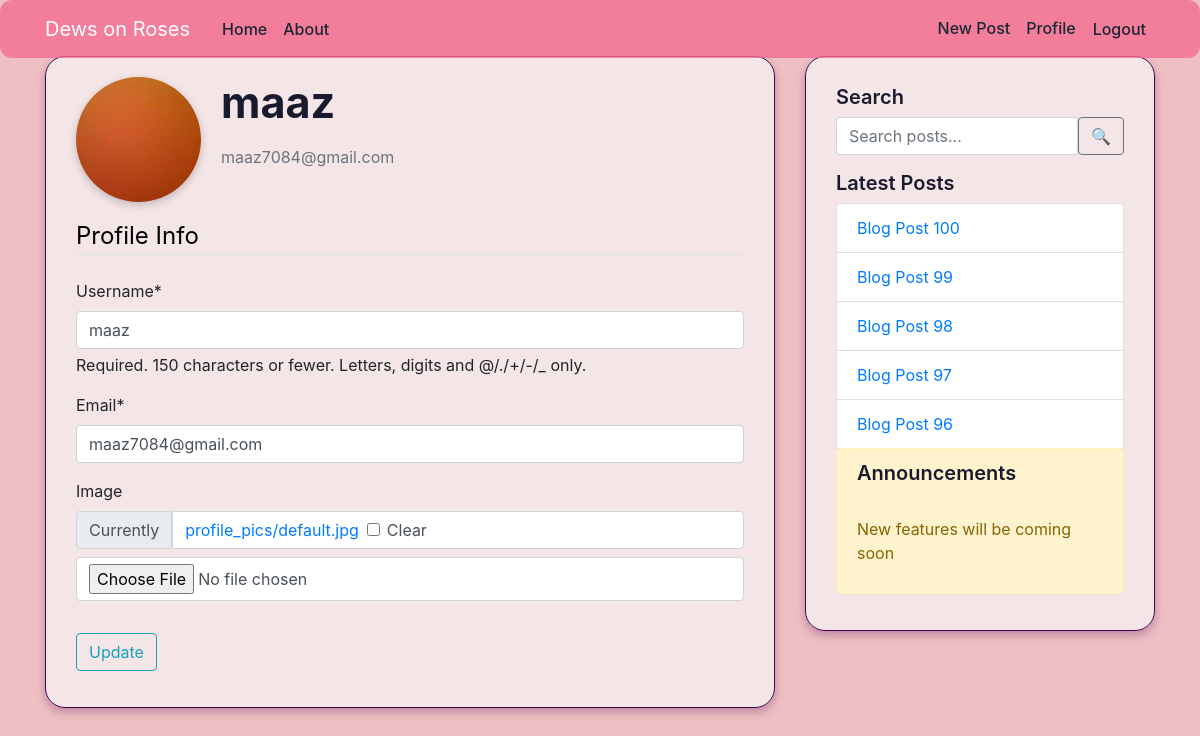
The page /profile/ (signed in) on the database as committed earlier.
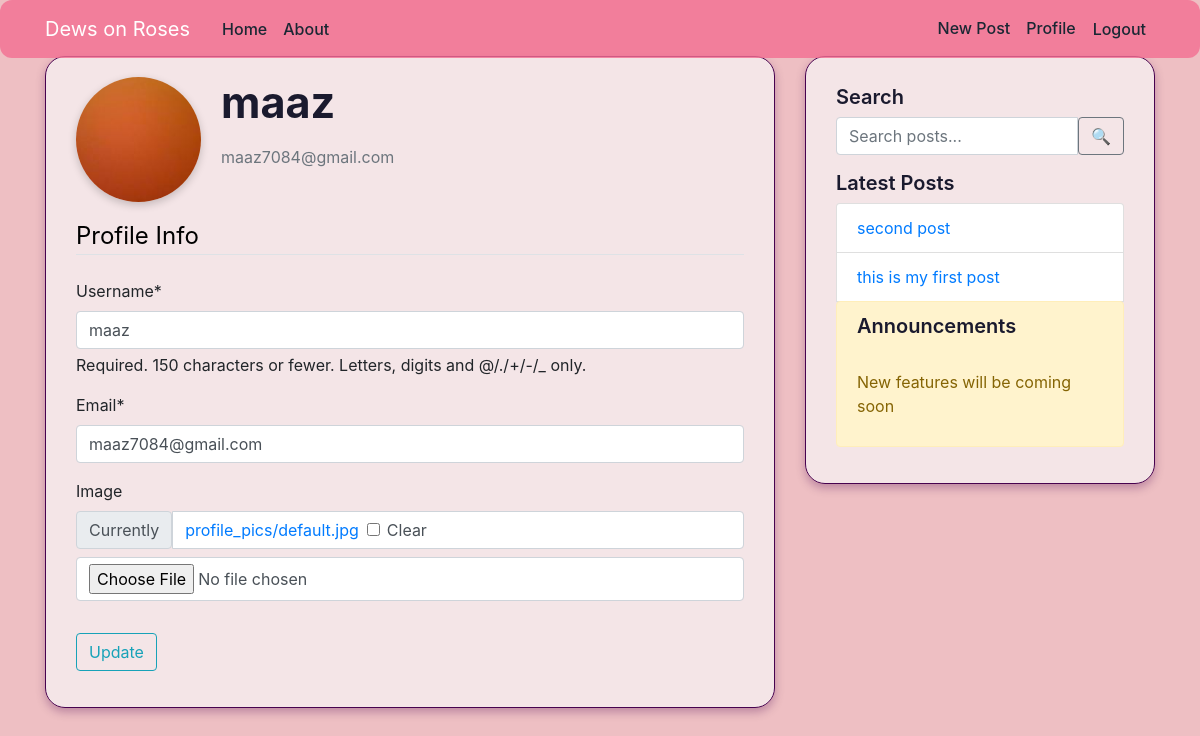
The same page on the database as committed later.
### blog/models.py (models this page shows, shortened)
class Post(models.Model):
    title = models.CharField(max_length=100)
    content= models.TextField()
    date_posted = models.DateTimeField(default=timezone.now)
    author = models.ForeignKey(User, on_delete= models.CASCADE)

### users/views.py (the view)
# urls.py: path('profile/', user_views.profile, name='profile'),
@login_required
def profile(request):
    if request.method=='POST':
        u_form = UserUpdateForm(request.POST, instance=request.user)
        p_form = ProfileUpdateForm(request.POST, request.FILES, instance=request.user.profile)
        if u_form.is_valid() and p_form.is_valid():
            u_form.save()
            p_form.save()
            messages.success(request, f'Your account has been updated!')
            return redirect('profile')
    else:
        u_form = UserUpdateForm( instance=request.user)
        p_form = ProfileUpdateForm( instance=request.user.profile)
    context = {
        'u_form' : u_form,
        'p_form' : p_form
    }
    return render(request, 'users/profile.html', context)

### users/forms.py
class UserUpdateForm(forms.ModelForm):
    email = forms.EmailField()
    class Meta:
        model = User
        fields = ['username','email']

class ProfileUpdateForm(forms.ModelForm):
    class Meta:
        model = Profile
        fields = ['image']

### blog/context_processors.py (called while the page is built)
def sidebar_data(request):
    return {
        'latest_posts': Post.objects.order_by('-date_posted')[:5]
    }

### users/templates/users/profile.html (shortened to what this page needs)
{% extends "blog/base.html" %}
{% load crispy_forms_tags %}
{% block content %}
                <div class="content-section">
                    <div class="media">
                        {% if user.profile.image %}
                        <img class="rounded-circle account-img" src="{{ user.profile.image.url }}">
                        {% else %}
                        <img class="rounded-circle account-img" src="/media/default.jpg">
                        {% endif %}
                        <div class="media-body">
                            <h2 class="account-heading">{{ user.username }}</h2>
                            <p class="text-secondary">{{ user.email }}</p>
                        </div>
                    </div>
                    <form method="POST" enctype="multipart/form-data" >
                            <fieldset class="form-group">
                                <legend class="border-bottom mb-4">Profile Info</legend>
                                {{ u_form|crispy }}
                                {{ p_form|crispy }}
                            </fieldset>
                            <div class="form-group">
                                <button class="btn btn-outline-info" type="submit">Update</button>
                </div>
            </form>
                </div>
{% endblock content %}

### blog/templates/blog/base.html (shortened to what this page needs)
{% load static %}
<!DOCTYPE html>
<html lang="en">
<head>
    <link rel="stylesheet" href="https://cdn.jsdelivr.net/npm/bootstrap@4.0.0/dist/css/bootstrap.min.css">
    <link rel="stylesheet" type="text/css" href="{% static 'blog/main.css' %}">
</head>
<body>
   <header class="site-header">
<nav class="navbar navbar-expand-md navbar-dark bg-steel fixed-top">
    <div class="container">
      <a class="navbar-brand mr-4" href="/">Dews on Roses</a>
      <div class="collapse navbar-collapse" id="navbarToggle">
        <div class="navbar-nav mr-auto">
          <a class="nav-item nav-link" href="{% url 'blog-home' %}">Home</a>
          <a class="nav-item nav-link" href="{% url 'blog-about' %}">About</a>
        </div>
        <div class="navbar-nav">
          {% if user.is_authenticated %}
              <a class="nav-item nav-link" href="{% url 'post-create' %}">New Post</a>
              <a class="nav-item nav-link" href="{% url 'profile' %}">Profile</a>
              <form method="POST" action="{% url 'logout' %}">
            <button type="submit" class="nav-item nav-link btn btn-link">
              Logout
            </button>
          </form>
          {% else %}
          <a class="nav-item nav-link" href="{% url 'login' %}">Login</a>
          <a class="nav-item nav-link" href="{% url 'register' %}">Register</a>
          {% endif %}
        </div>
      </div>
    </div>
  </nav>
</header>
<main role="main" class="content">
  <div class="container">
    <div class="row">
        <div class="col-md-8">
        {% block content %}{% endblock %}
        </div>
        <div class="col-md-4">
        <div class="content-section">
                <h5>Search</h5>
                <form method="GET" action="{% url 'search' %}">
                  <div class="input-group mb-3">
                    <input
                      type="text"
                      name="q"
                      class="form-control"
                      placeholder="Search posts..."
                      required
                    >
                    <button class="btn btn-outline-secondary" type="submit">
                      🔍
                    </button>
                  </div>
                </form>
                        <h5>Latest Posts</h5>
              <ul class="list-group">
                {% for post in latest_posts %}
                  <li class="list-group-item">
                    <a href="{% url 'post-detail' post.id %}">
                      {{ post.title|truncatechars:30 }}
                    </a>
                  </li>
                {% empty %}
                  <li class="list-group-item">No posts yet</li>
                {% endfor %}
            <div class="alert alert-warning" >
              <div>
                <h5>Announcements </h5>
              </div>
              <br><p>
          New features will be coming soon</p>
            </div>
          </ul>
        </div>
        </div>
    </div>
    </div>
    </main>
</body>
</html>

Rows that differ between the two databases and show on the page:
removed Post: title "Blog Post 100"
removed Post: title "Blog Post 99"
removed Post: title "Blog Post 98"
removed Post: title "Blog Post 97"
removed Post: title "Blog Post 96"
added Post: title "second post"
added Post: title "this is my first post"
